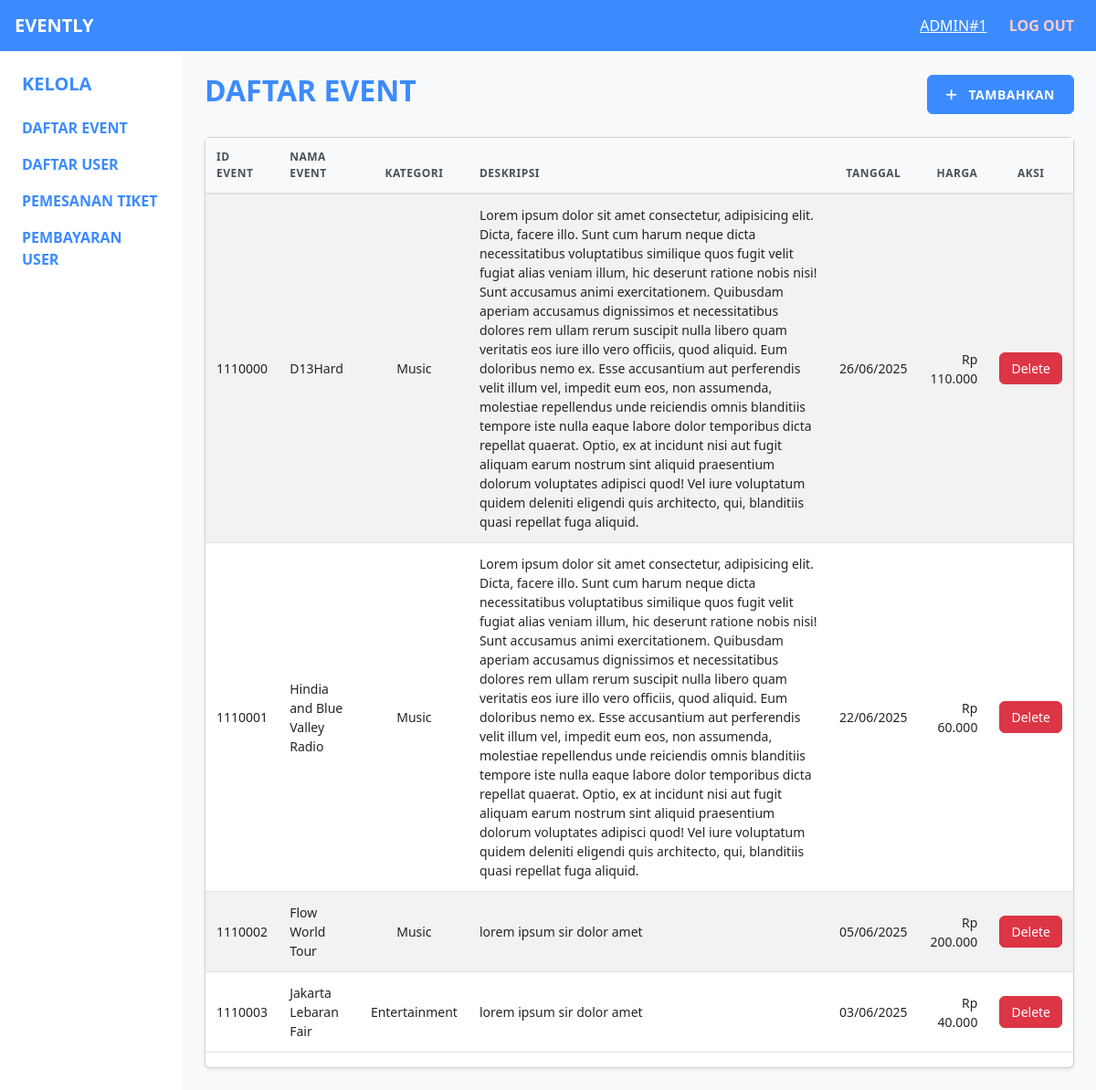
Screenshot of /daftarevent.php with the database file from the repository.
### tables this page shows
CREATE TABLE `tiket` (
  `id_tiket` int(11) NOT NULL,
  `id_event` int(11) NOT NULL,
  `harga_tiket` int(11) NOT NULL,
  `stok_tiket` int(11) NOT NULL
);

CREATE TABLE `event` (
  `id_event` int(10) NOT NULL,
  `nama_event` varchar(255) NOT NULL,
  `kategori` varchar(255) NOT NULL,
  `deskripsi_event` text NOT NULL,
  `poster_event` longblob NOT NULL,
  `tanggal_event` date NOT NULL,
  `tanggal_selesai` date NOT NULL
);

### daftarevent.php (the view, shortened to what this page needs)
<?php
include 'config/config.php';
$query = "
    SELECT e.id_event, e.nama_event, e.kategori, e.deskripsi_event, e.tanggal_event, t.harga_tiket
    FROM event e
    LEFT JOIN tiket t ON e.id_event = t.id_event
";
$result = mysqli_query($conn, $query);
$events = mysqli_fetch_all($result, MYSQLI_ASSOC);
function formatCurrency($amount)
{
    return 'Rp ' . number_format($amount, 0, ',', '.');
}
function formatDate($date)
{
    return date('d/m/Y', strtotime($date));
}
?>
<!DOCTYPE html>
<html lang="en">
<head>
    <link href="https://cdn.jsdelivr.net/npm/bootstrap@5.3.0/dist/css/bootstrap.min.css" rel="stylesheet">
    <link rel="stylesheet" href="https://cdnjs.cloudflare.com/ajax/libs/font-awesome/6.4.0/css/all.min.css">
</head>
<body class="bg-light">
    <nav class="navbar navbar-expand-lg navbar-dark navbar-custom">
        <div class="container-fluid px-3">
            <span class="navbar-brand fw-bold fs-5 mb-0">EVENTLY</span>
            <div class="d-flex align-items-center">
                <a href="dashboardadmin.php" class="admin-username">ADMIN#1</a>
                <a href="#" class="logout-link">
                    LOG OUT
                </a>
            </div>
        </div>
    </nav>
    <div class="container-fluid">
        <div class="row">
            <div class="col-md-2 col-lg-2 sidebar bg-white p-4">
                <h5 class="fw-bold text-primary-custom mb-4">KELOLA</h5>
                <nav class="nav flex-column">
                    <a href="daftarevent.php" class="nav-link text-primary-custom fw-semibold p-0 mb-3" href="#">
                        DAFTAR EVENT
                    </a>
                    <a href="daftaruser.php" class="nav-link text-primary-custom fw-semibold p-0 mb-3" href="#">
                        DAFTAR USER
                    </a>
                    <a href="pemesanantiket.php" class="nav-link text-primary-custom fw-semibold p-0 mb-3" href="#">
                        PEMESANAN TIKET
                    </a>
                    <a href="pembayaran.php" class="nav-link text-primary-custom fw-semibold p-0 mb-3" href="#">
                        PEMBAYARAN USER
                    </a>
                </nav>
            </div>
            <div class="col-md-10 col-lg-10 p-4">
                <div class="d-flex justify-content-between align-items-center mb-4 header-controls">
                    <h2 class="text-primary-custom fw-bold">DAFTAR EVENT</h2>
                    <button class="btn btn-add" onclick="addNewEvent()">
                        <i class="fas fa-plus me-2"></i>
                        TAMBAHKAN
                    </button>
                </div>
                <div class="card shadow-sm">
                    <div class="card-body p-0">
                        <?php if (empty($events)): ?>
                            <div class="text-center py-5">
                                <i class="fas fa-calendar-alt fa-3x text-muted mb-3"></i>
                                <h5 class="text-muted">No events found</h5>
                            </div>
                        <?php else: ?>
                            <div class="table-responsive">
                                <table class="table table-striped table-hover align-middle">
                                    <thead>
                                        <tr>
                                            <th scope="col">ID EVENT</th>
                                            <th scope="col">NAMA EVENT</th>
                                            <th scope="col" class="text-center">KATEGORI</th>
                                            <th scope="col">DESKRIPSI</th>
                                            <th scope="col" class="text-center">TANGGAL</th>
                                            <th scope="col" class="text-end">HARGA</th>
                                            <th scope="col" class="text-center">AKSI</th>
                                        </tr>
                                    </thead>
                                    <tbody>
                                        <?php foreach ($events as $event): ?>
                                            <tr>
                                                <td><?= htmlspecialchars($event['id_event']) ?></td>
                                                <td><?= htmlspecialchars($event['nama_event']) ?></td>
                                                <td class="text-center"><?= htmlspecialchars($event['kategori']) ?></td>
                                                <td><?= htmlspecialchars($event['deskripsi_event']) ?></td>
                                                <td class="text-center"><?= formatDate($event['tanggal_event']) ?></td>
                                                <td class="text-end"><?= formatCurrency($event['harga_tiket']) ?></td>
                                                <td class="text-center">
                                                    <button class="btn btn-danger btn-delete" onclick="confirmDelete('<?= htmlspecialchars($event['id_event']) ?>', '<?= htmlspecialchars($event['nama_event']) ?>')">Delete</button>
                                                </td>
                                            </tr>
                                        <?php endforeach; ?>
                                    </tbody>
                                </table>
                            </div>
                        <?php endif; ?>
                    </div>
                </div>
            </div>
        </div>
    </div>
</body>
</html>

### daftarevent.php (style rules this page uses)
:root { --primary-color: #3B8BFF; }
.navbar-custom { background-color: var(--primary-color) !important; }
.text-primary-custom { color: var(--primary-color) !important; }
.sidebar { min-height: calc(100vh - 56px); }
.table { width: 100%; border-collapse: collapse; color: #212529; font-size: 0.875rem; background-color: #fff; }
.table th, .table td { padding: 0.75rem; vertical-align: middle; border-top: 1px solid #dee2e6; }
.table thead th { vertical-align: bottom; border-bottom: 2px solid #dee2e6; border-top: none; background-color: #f8f9fa; font-weight: 600; color: #495057; position: sticky; top: 0; text-transform: uppercase; letter-spacing: 0.5px; font-size: 0.75rem; }
.table tbody tr:nth-child(odd) { background-color: rgba(0, 0, 0, 0.05); }
.admin-username { color: #fff; font-weight: 500; margin-right: 1rem; }
.logout-link { color: #ffcccb; font-weight: 600; text-decoration: none; transition: all 0.3s ease; padding: 4px 8px; border-radius: 4px; }
.sidebar .nav-link { text-decoration: none !important; }
.btn-delete { background-color: #dc3545; border-color: #dc3545; color: white; padding: 0.375rem 0.75rem; font-size: 0.875rem; border-radius: 0.375rem; transition: all 0.15s ease-in-out; }
.btn-add { background-color: var(--primary-color); border-color: var(--primary-color); color: white; font-weight: 600; padding: 0.625rem 1.25rem; border-radius: 0.375rem; transition: all 0.15s ease-in-out; text-transform: uppercase; letter-spacing: 0.5px; font-size: 0.875rem; }
.header-controls { gap: 1rem; }

### rows the page displays
tiket: id_event.id_event "1110000", id_event.nama_event "D13Hard", id_event.kategori "Music", id_event.deskripsi_event "Lorem ipsum dolor sit amet consectetur, adipisicing elit. Dicta, facere illo. Sunt cum harum neque dicta necessitatibus voluptatibus similique quos fugit velit fugiat alias veniam illum, hic deserunt ratione nobis nisi! Sunt accusamus animi exercitationem. Quibusdam aperiam accusamus dignissimos et necessitatibus dolores rem ullam rerum suscipit nulla libero quam veritatis eos iure illo vero officiis, quod aliquid. Eum doloribus nemo ex. Esse accusantium aut perferendis velit illum vel, impedit eum eos, non assumenda, molestiae repellendus unde reiciendis omnis blanditiis tempore iste nulla eaque labore dolor temporibus dicta repellat quaerat. Optio, ex at incidunt nisi aut fugit aliquam…", id_event.tanggal_event "26/06/2025", harga_tiket "Rp 110.000"
tiket: id_event.id_event "1110001", id_event.nama_event "Hindia and Blue Valley Radio", id_event.kategori "Music", id_event.deskripsi_event "Lorem ipsum dolor sit amet consectetur, adipisicing elit. Dicta, facere illo. Sunt cum harum neque dicta necessitatibus voluptatibus similique quos fugit velit fugiat alias veniam illum, hic deserunt ratione nobis nisi! Sunt accusamus animi exercitationem. Quibusdam aperiam accusamus dignissimos et necessitatibus dolores rem ullam rerum suscipit nulla libero quam veritatis eos iure illo vero officiis, quod aliquid. Eum doloribus nemo ex. Esse accusantium aut perferendis velit illum vel, impedit eum eos, non assumenda, molestiae repellendus unde reiciendis omnis blanditiis tempore iste nulla eaque labore dolor temporibus dicta repellat quaerat. Optio, ex at incidunt nisi aut fugit aliquam…", id_event.tanggal_event "22/06/2025", harga_tiket "Rp 60.000"
tiket: id_event.id_event "1110002", id_event.nama_event "Flow World Tour", id_event.kategori "Music", id_event.deskripsi_event "lorem ipsum sir dolor amet", id_event.tanggal_event "05/06/2025", harga_tiket "Rp 200.000"
tiket: id_event.id_event "1110003", id_event.nama_event "Jakarta Lebaran Fair", id_event.kategori "Entertainment", id_event.deskripsi_event "lorem ipsum sir dolor amet", id_event.tanggal_event "03/06/2025", harga_tiket "Rp 40.000"
